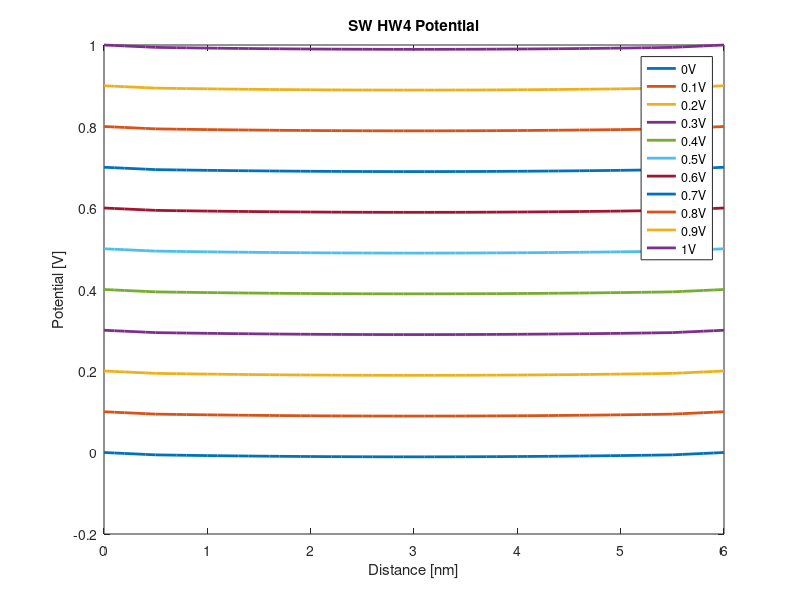
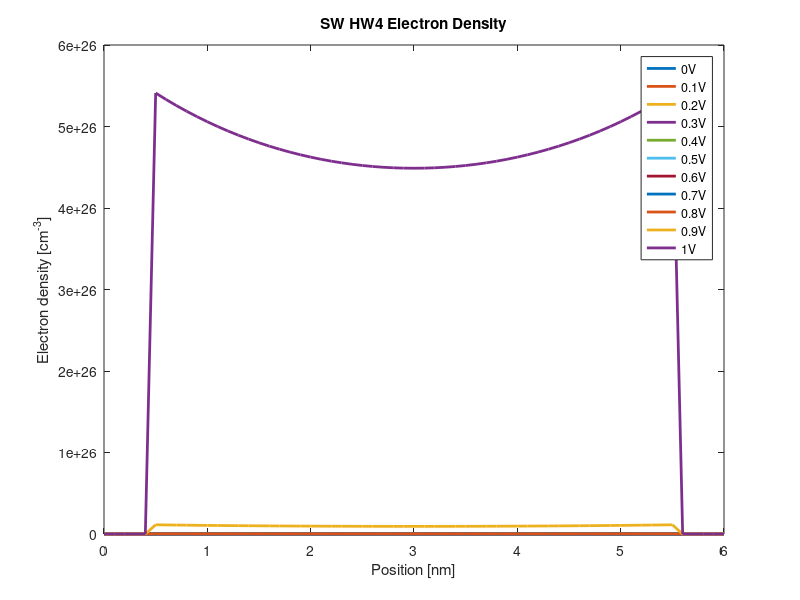

MATLAB code to generate these figures, in order:
close all;
clear all;

Voltage_sweep = 1;
Voltage_range = 0:0.1:1;%0~1V 11point step.
Charge_q = 1.602192e-19;
Boltz = 1.380662e-23; %Boltzmann constant (J/K)
Temp = 300.0; %Temperature(K)
N_acc = 1e24; %Dopant density of Acc(1e18/cm^3)
Ni = 1.075e16; %Instrinsic carrier of Si (1/cm^3)



E_0 = 8.8541878176e-12;%Permittivity(F/m)
E_r1 = 11.7;%Relative Permittivity of Si
E_r2 = 3.9; %Relative Permitivity of SiO2

E_1 = E_0 * E_r1;
E_2 = E_0 * E_r2;


Delta_X = 0.1e-9; %0.1nm
Number_N = 61; %For total 6nm thick(0~6nm)
Number_SiO2_Si = 6; %Location 0.5nm
Number_Si_SiO2 = 56; %Location 5.5nm
X = Delta_X*[0:Number_N-1]';



%%Make the Equation AX=B%%%
Equation_A = zeros(Number_N,Number_N);
Equation_A(1,1) = 1.0;
Equation_A(Number_N,Number_N) = 1.0;
for (iter =2:1:Number_N-1)
   if(iter < Number_SiO2_Si)
       Equation_A(iter,iter-1) = E_r2;
       Equation_A(iter,iter) = -2*E_r2;
       Equation_A(iter,iter+1) = E_r2;
   elseif(iter ==Number_SiO2_Si)
       Equation_A(iter,iter-1) = E_r2;
       Equation_A(iter,iter) = -E_r2 - E_r1;
       Equation_A(iter,iter+1) = E_r1;
   elseif(iter < Number_Si_SiO2)
       Equation_A(iter,iter-1) = E_r1;
       Equation_A(iter,iter) = -2*E_r1;
       Equation_A(iter,iter+1) = E_r1;
   elseif(iter==Number_Si_SiO2)
       Equation_A(iter,iter-1) = E_r1;
       Equation_A(iter,iter) = -E_r1 - E_r2;
       Equation_A(iter,iter+1) = E_r2;
   elseif(iter > Number_Si_SiO2)
       Equation_A(iter,iter-1) = E_r2;
       Equation_A(iter,iter) = -2*E_r2;
       Equation_A(iter,iter+1) = E_r2;
   end
end

Equation_B = zeros(Number_N,1);
if(Voltage_sweep==0)
    Equation_B(1,1) = 0.33374;
    Equation_B(Number_N,1) = 0.33374;
else
    Equation_B(1,1) = 0;
    Equation_B(Number_N,1) = 0;
end


for(iter=Number_SiO2_Si : 1 : Number_Si_SiO2)
   if(iter==Number_SiO2_Si)
       Equation_B(iter,1) = (Delta_X) * (Delta_X) * (Charge_q) * (N_acc) * (0.5) / (E_0);
   elseif(iter==Number_Si_SiO2)
       Equation_B(iter,1) = (Delta_X) * (Delta_X) * (Charge_q) * (N_acc) * (0.5) / (E_0);
   else
       Equation_B(iter,1) = (Delta_X) * (Delta_X) * (Charge_q) * (N_acc) * (1) / (E_0);
   end
end

if(Voltage_sweep==0)
    Potential_phi = Equation_A \ Equation_B;
else
    Potential_phi=cell(11,1);
    for(iter=1:1:11)
        Equation_B(1,1) = Voltage_range(1,iter);
        Equation_B(Number_N,1) = Voltage_range(1,iter);
        Potential_phi{iter,1} = Equation_A \ Equation_B;
    end
end

if(Voltage_sweep==0)
    Electron_density = zeros(Number_N,1);

    for(iter=Number_SiO2_Si:1:Number_Si_SiO2)
        Electron_density(iter,1) = Ni * exp(Charge_q*Potential_phi(iter,1)/(Boltz*Temp));
    end
else
    Electron_density = cell(11,1);
    for(iter=1:1:11)%%Initialize
        Electron_density{iter,1} = zeros(Number_N,1);
    end
    for(iteriter=1:1:11)
        for(iter=Number_SiO2_Si:1:Number_Si_SiO2)
            Electron_density{iteriter,1}(iter,1) = Ni * exp(Charge_q*Potential_phi{iteriter,1}(iter,1)/(Boltz*Temp));
        end
    end
end


if(Voltage_sweep==0)
    figure(1)
    plot(X/1e-9,Potential_phi,'LineWidth',2);
    title('SW HW4 Potential');
    xlabel('Distance [nm]');
    ylabel('Potential [V]');


    figure(2)
    plot(X/1e-9,Electron_density*1e-6,'LineWidth',2);
    title('SW HW4 Electron Density');
    xlabel('Position [nm]');
    ylabel('Electron density [cm^-^3]');
else
    figure(1)
    for(iter=1:1:11)
        plot(X/1e-9,Potential_phi{iter,1},'LineWidth',2);hold on;
    end
    title('SW HW4 Potential');
    xlabel('Distance [nm]');
    ylabel('Potential [V]');
    legend('0V','0.1V','0.2V','0.3V','0.4V','0.5V','0.6V','0.7V','0.8V','0.9V','1V','Location','best');

    figure(2)
    for(iter=1:1:11)
        plot(X/1e-9,Electron_density{iter,1}*1e-6,'LineWidth',2);hold on;
    end
    title('SW HW4 Electron Density');
    xlabel('Position [nm]');
    ylabel('Electron density [cm^-^3]');
    legend('0V','0.1V','0.2V','0.3V','0.4V','0.5V','0.6V','0.7V','0.8V','0.9V','1V','Location','best');
end
